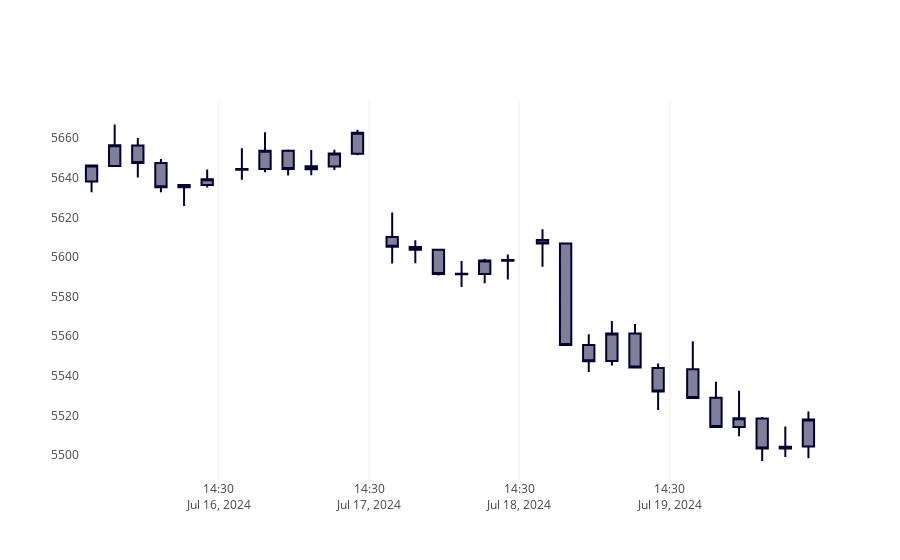

Notebook cell for this chart:
### Code cell
# Paso 4: Crear el gráfico de Plotly
fig = go.Figure(data=[go.Candlestick(
    x=data.index,
    open=data['Open'],
    high=data['High'],
    low=data['Low'],
    close=data['Close']
)])

# Actualizar el eje x para eliminar los gaps de fechas faltantes
fig.update_xaxes(
    rangebreaks=[dict(bounds=["sat", "sun"]),
                dict(bounds=[21, 14.5], pattern="hour")
                ]
)

fig.update_layout(xaxis_title='', yaxis_title='',
                  yaxis=dict(
                            gridcolor='rgba(200, 200, 200, 0.03)',
                            gridwidth=1
                    ),
                  xaxis_rangeslider_visible=False,
                  height=700,
                  dragmode='drawline',
                  shapes=[],
                  newshape=dict(line=dict(color="red")),
                  modebar_add=['drawline','eraseshape'],
                  showlegend=False)

# Mostrar el gráfico
fig.show()
